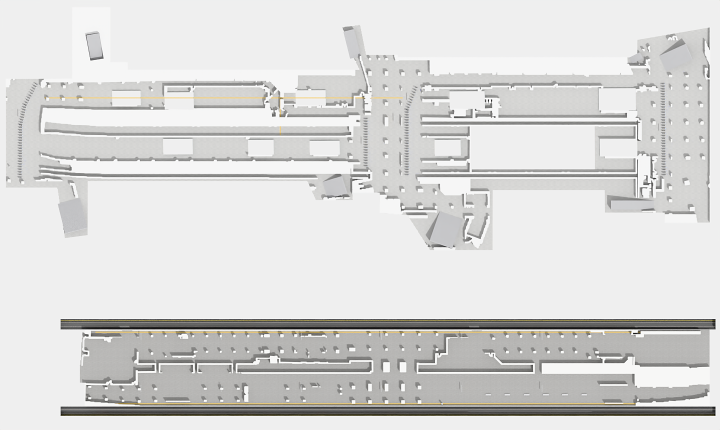
#> input picture render/umeda_top.png, 1440 x 860 px (shown at 1/2 size)
$ python compare.py
#> lines starting #> are read from the running program, lines starting #| are printed output that depends on the picture; after the words box and inside, x2 and y2 are one past the last pixel; in counts of white or black regions, pixels touching at a corner belong together
"""Overlays the official map's lines (red) on the top-down render to check the reproduction.

Output stays local (render/umeda_map_overlay.png is git-ignored) because it contains the map itself.
"""
import os
import sys

import cv2
import numpy as np

ROOT = os.path.join(os.path.dirname(os.path.abspath(__file__)), "..", "..")
r = cv2.imread(os.path.join(ROOT, "render", "umeda_top.png"))
#> r is the input picture: shape (860, 1440, 3); mean B, G, R 214.7, 215.9, 216.2
m = cv2.imread(os.path.join(ROOT, "cache", "umeda", "map.png"))[390:1250, 280:1720]
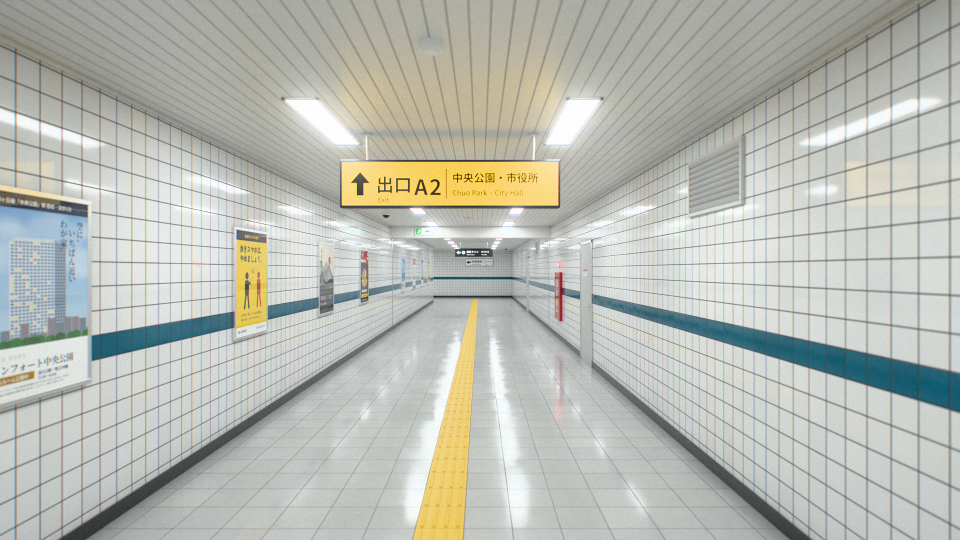
#> input picture render/corridor.png, 1920 x 1080 px, given in place of map.png, which was not available (shown at 1/2 size)
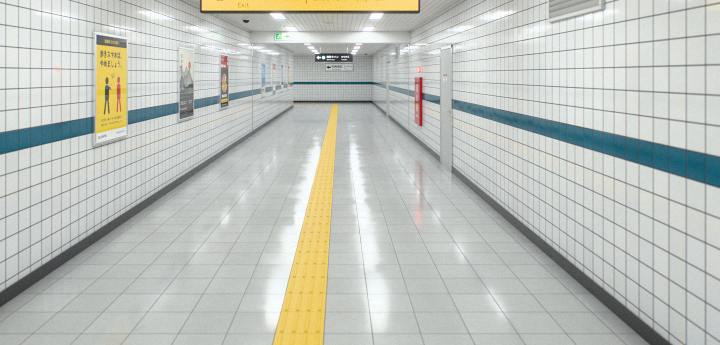
#> m: shape (690, 1440, 3) (shown at 1/2 size); mean B, G, R 187.7, 194.3, 190.8
blk = m.mean(-1) < 150
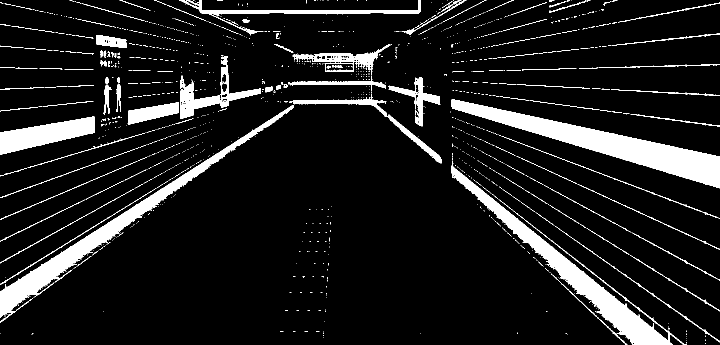
#> blk: shape (690, 1440) bool (shown at 1/2 size); 10.2% white; 1358 white regions (1224 under 20 px), largest, box (x1, y1, x2, y2) and area: (903, 198, 1440, 377) 22064, (903, 322, 1373, 690) 17446, (0, 210, 587, 645) 16230
ov = r.copy()
#> (the run stopped early here; a loop or call above may not have finished)
